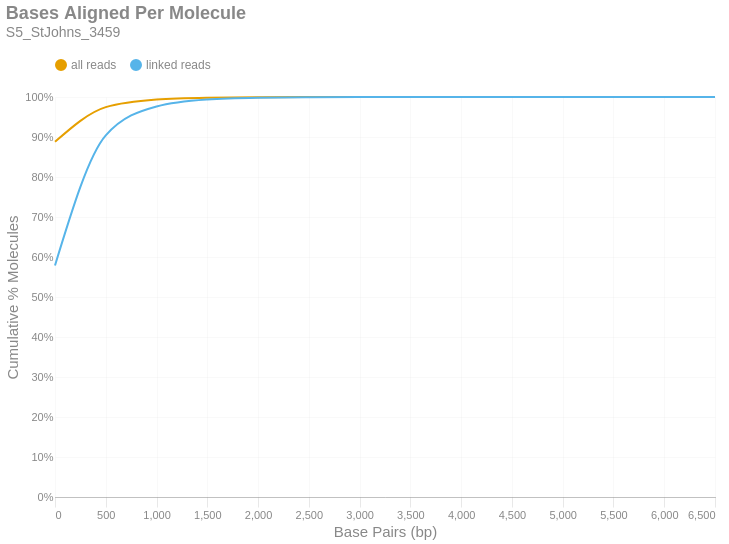

Here is the notebook cell this chart was saved with:
### Markdown cell above
### Bases Aligned Per Molecule
This is a cumulative frequency distribution showing the number of base pairs aligned per unique molecule. These data are shown in 500 bp bins. There are two distributions: one with `all reads` (yellow) and another with only `linked reads` (blue). The percent of molecules in the `linked reads` distribution is relative to the total number of linked molecules.

### Code cell
if SKIPLR:
    print_html(f"Skipped")
else:
    binned_df = consolidated_hist(valids['aligned_bp'], mask, 500, True)
    with SafeRender(binned_df):
        (
            density_plot(binned_df, 'Bases Aligned Per Molecule', samplename, 'basesper')
            .encode(
                x=alt.X('bin:Q', title="Base Pairs (bp)").axis(tickMinStep=500).scale(padding=0),
                y=alt.Y('value:Q', title='Cumulative % Molecules')
                    .axis(format='%')
                    .scale(domain = [0,1])
                    .stack(False),
                color=alt.Color("key:N").scale(domain = ["all reads", "linked reads"]),
                tooltip = [
                    alt.Tooltip("key:N", title = "Data Type"),
                    alt.Tooltip("range_label:N", title="Bases Aligned Per Molecule"),
                    alt.Tooltip("value:Q", format = ".2%", title="% Molecules (Cum.)")
                ]
            )
        ).display()

### Figure 1 — Vega-Lite specification as saved in the notebook (floating-point values rounded to 4 significant figures)
{"width": "container", "height": 400, "config": {"title": {"anchor": "start", "dy": -15, "fontSize": 18, "color": "#888888", "subtitleColor": "#888888", "subtitleFontSize": 14}, "arc": {"fill": "#0072B2"}, "axis": {"domainColor": "#888888", "domainWidth": 0.5, "gridWidth": 0.2, "grid": false, "titleFontWeight": 400, "titleFontSize": 15, "labelFontSize": 11, "labelColor": "#888888", "tickColor": "#888888", "tickWidth": 0.2, "titleColor": "#888888"}, "axisBand": {"grid": false}, "axisX": {"grid": true, "tickSize": 10, "domainCap": "round"}, "axisY": {"domain": false, "grid": true, "tickSize": 0, "domainCap": "round"}, "background": "transparent", "header": {"labelFontSize": 15, "labelColor": "#888888", "titleFontSize": 15, "titleFontWeight": 600, "titleColor": "#888888"}, "legend": {"labelFont": "sans-serif", "labelFontSize": 12, "labelColor": "#888888", "symbolSize": 100, "symbolType": "circle", "titleFontSize": 12, "titlePadding": 10, "titleColor": "#888888", "title": null, "orient": "top"}, "range": {"category": ["#E69F00", "#56B4E9", "#009E73", "#F0E442", "#0072B2", "#D55E00", "#CC79A7", "#000000"], "diverging": ["#cfe8f3", "#a2d4ec", "#73bfe2", "#46abdb", "#1696d2", "#12719e"]}, "area": {"fill": "#0072B2", "fillOpacity": 0.7, "line": true, "strokeOpacity": 0.7}, "line": {"color": "#0072B2", "stroke": "#0072B2", "strokeWidth": 2}, "trail": {"color": "#0072B2", "stroke": "#0072B2", "strokeWidth": 0, "size": 1}, "point": {"filled": true, "fillOpacity": 1.0, "size": 95}, "text": {"color": "#888888", "fontSize": 11, "align": "right", "fontWeight": 400, "size": 11}, "bar": {"fill": "#0072B2", "stroke": null}, "view": {"stroke": null, "continuousWidth": 660, "continuousHeight": 400}}, "data": {"name": "data-ecc46d9a8d1b70eb62a656bc87445f13"}, "mark": {"type": "line", "interpolate": "monotone", "point": {"opacity": 0, "size": 275}}, "encoding": {"color": {"field": "key", "scale": {"domain": ["all reads", "linked reads"]}, "type": "nominal"}, "tooltip": [{"field": "key", "title": "Data Type", "type": "nominal"}, {"field": "range_label", "title": "Bases Aligned Per Molecule", "type": "nominal"}, {"field": "value", "format": ".2%", "title": "% Molecules (Cum.)", "type": "quantitative"}], "x": {"axis": {"tickMinStep": 500}, "field": "bin", "scale": {"padding": 0}, "title": "Base Pairs (bp)", "type": "quantitative"}, "y": {"axis": {"format": "%"}, "field": "value", "scale": {"domain": [0, 1]}, "stack": false, "title": "Cumulative % Molecules", "type": "quantitative"}}, "params": [{"name": "param_c36ac31b6afebe62", "select": {"type": "point", "fields": ["key"]}, "bind": "legend"}], "title": {"text": "Bases Aligned Per Molecule", "subtitle": "S5_StJohns_3459"}, "transform": [{"fold": ["all reads (cumsum)", "linked reads (cumsum)"]}, {"calculate": "replace(datum.key, ' (cumsum)', '')", "as": "key"}, {"filter": {"param": "param_c36ac31b6afebe62"}}], "usermeta": {"embedOptions": {"downloadFileName": "S5_StJohns_3459.basesper"}}, "$schema": "https://vega.github.io/schema/vega-lite/v6.1.0.json", "datasets": {"data-ecc46d9a8d1b70eb62a656bc87445f13": [{"bin": "0.0", "interval": "0.0-500.0", "all reads": 0.8879, "linked reads": 0.5789, "all reads (cumsum)": 0.8879, "linked reads (cumsum)": 0.5789, "range_label": "0-499"}, {"bin": "500.0", "interval": "500.0-1000.0", "all reads": 0.08667, "linked reads": 0.325, "all reads (cumsum)": 0.9746, "linked reads (cumsum)": 0.9039, "range_label": "500-999"}, {"bin": "1000.0", "interval": "1000.0-1500.0", "all reads": 0.01916, "linked reads": 0.07246, "all reads (cumsum)": 0.9938, "linked reads (cumsum)": 0.9763, "range_label": "1000-1499"}, {"bin": "1500.0", "interval": "1500.0-2000.0", "all reads": 0.004643, "linked reads": 0.01759, "all reads (cumsum)": 0.9984, "linked reads (cumsum)": 0.9939, "range_label": "1500-1999"}, {"bin": "2000.0", "interval": "2000.0-2500.0", "all reads": 0.001179, "linked reads": 0.004466, "all reads (cumsum)": 0.9996, "linked reads (cumsum)": 0.9984, "range_label": "2000-2499"}, {"bin": "2500.0", "interval": "2500.0-3000.0", "all reads": 0.0002994, "linked reads": 0.001134, "all reads (cumsum)": 0.9999, "linked reads (cumsum)": 0.9995, "range_label": "2500-2999"}, {"bin": "3000.0", "interval": "3000.0-3500.0", "all reads": 8.328e-05, "linked reads": 0.0003154, "all reads (cumsum)": 1.0, "linked reads (cumsum)": 0.9998, "range_label": "3000-3499"}, {"bin": "3500.0", "interval": "3500.0-4000.0", "all reads": 2.68e-05, "linked reads": 0.0001015, "all reads (cumsum)": 1.0, "linked reads (cumsum)": 0.9999, "range_label": "3500-3999"}, {"bin": "4000.0", "interval": "4000.0-4500.0", "all reads": 8.759e-06, "linked reads": 3.318e-05, "all reads (cumsum)": 1.0, "linked reads (cumsum)": 1.0, "range_label": "4000-4499"}, {"bin": "4500.0", "interval": "4500.0-5000.0", "all reads": 2.615e-06, "linked reads": 9.903e-06, "all reads (cumsum)": 1.0, "linked reads (cumsum)": 1.0, "range_label": "4500-4999"}, {"bin": "5000.0", "interval": "5000.0-5500.0", "all reads": 9.152e-07, "linked reads": 3.466e-06, "all reads (cumsum)": 1.0, "linked reads (cumsum)": 1.0, "range_label": "5000-5499"}, {"bin": "5500.0", "interval": "5500.0-6000.0", "all reads": 3.922e-07, "linked reads": 1.486e-06, "all reads (cumsum)": 1.0, "linked reads (cumsum)": 1.0, "range_label": "5500-5999"}, {"bin": "6000.0", "interval": "6000.0-6500.0", "all reads": 2.615e-07, "linked reads": 9.903e-07, "all reads (cumsum)": 1.0, "linked reads (cumsum)": 1.0, "range_label": "6000-6499"}, {"bin": "6500.0", "interval": "6500.0-7000.0", "all reads": 2.615e-07, "linked reads": 9.903e-07, "all reads (cumsum)": 1.0, "linked reads (cumsum)": 1.0, "range_label": "6500-6999"}]}}
